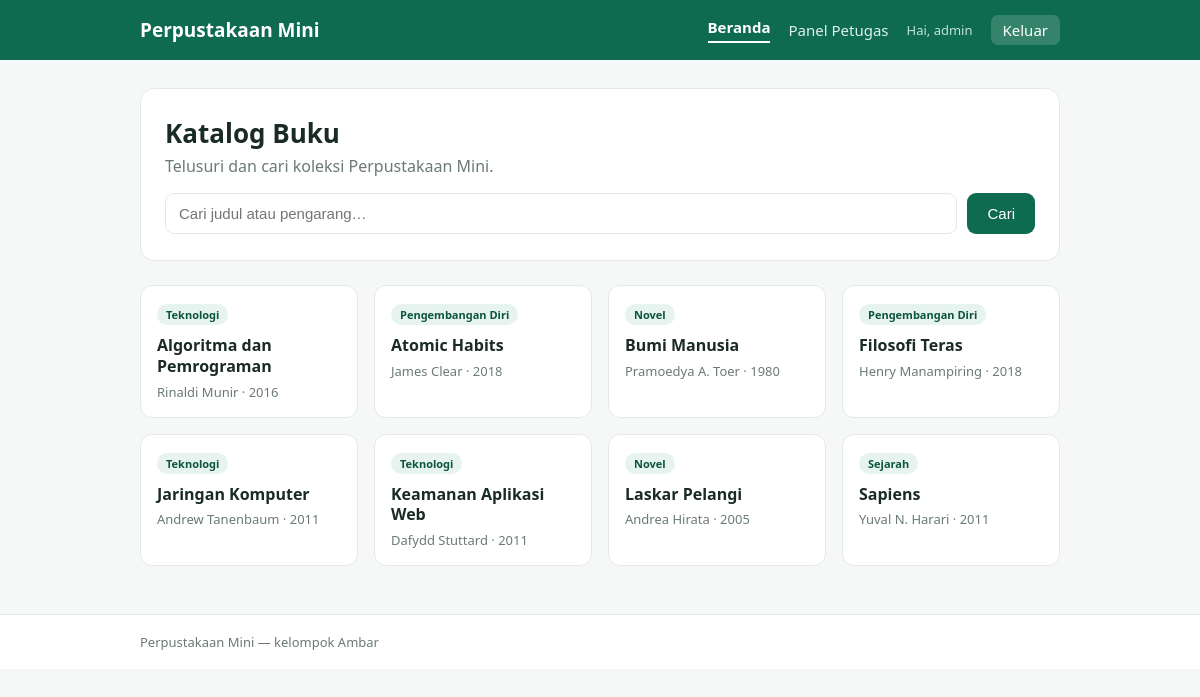
The page / (signed in) on the database its author committed.
### tables this page shows
CREATE TABLE books (
    id        INT AUTO_INCREMENT PRIMARY KEY,
    judul     VARCHAR(120) NOT NULL,
    pengarang VARCHAR(80)  NOT NULL,
    tahun     INT          NOT NULL,
    kategori  VARCHAR(40)  NOT NULL
);

### index.php (the view, shortened to what this page needs)
<?php
require __DIR__ . '/config/db.php';
require __DIR__ . '/includes/layout.php';
$q = $_GET['q'] ?? '';
$rows = [];
if ($q !== '') {
    $sql = "SELECT judul, pengarang, tahun, kategori FROM books
            WHERE judul LIKE '%$q%' OR pengarang LIKE '%$q%' ORDER BY judul";
    $res = mysqli_query($conn, $sql);
    if ($res === false) {
        $err = 'Terjadi kesalahan: ' . mysqli_error($conn);
    } else {
        while ($r = mysqli_fetch_assoc($res)) $rows[] = $r;
    }
} else {
    $res = mysqli_query($conn, "SELECT judul, pengarang, tahun, kategori FROM books ORDER BY judul");
    while ($r = mysqli_fetch_assoc($res)) $rows[] = $r;
}
?>
<section class="hero">
  <h1>Katalog Buku</h1>
  <p>Telusuri dan cari koleksi Perpustakaan Mini.</p>
  <form class="search" method="get">
    <input name="q" placeholder="Cari judul atau pengarang…" value="<?= htmlspecialchars($q) ?>">
    <button type="submit">Cari</button>
  </form>
</section>
<div class="grid">
<?php foreach ($rows as $r): ?>
  <article class="book">
    <span class="cat"><?= htmlspecialchars($r['kategori']) ?></span>
    <h3><?= htmlspecialchars($r['judul']) ?></h3>
    <p class="by"><?= htmlspecialchars($r['pengarang']) ?> · <?= htmlspecialchars($r['tahun']) ?></p>
  </article>
<?php endforeach; ?>
</div>

### includes/layout.php (style rules this page uses)
:root { --hijau:#0f6b4f;--hijau2:#0b5540;--tinta:#1a2b26;--abu:#6b7a75;--garis:#e4e9e7;--bg:#f6f8f7 }
* { box-sizing:border-box }
body { margin:0;font-family:system-ui,Segoe UI,Arial,sans-serif;color:var(--tinta);background:var(--bg) }
.hero { background:#fff;border:1px solid var(--garis);border-radius:14px;padding:26px 24px;margin-bottom:24px }
.hero h1 { margin:0 0 4px;font-size:26px }
.hero p { margin:0 0 16px;color:var(--abu) }
.search { display:flex;gap:10px }
.search input { flex:1;padding:12px 14px;border:1px solid var(--garis);border-radius:9px;font-size:15px }
.search button,.btn { background:var(--hijau);color:#fff;border:0;border-radius:9px;padding:12px 20px;font-size:15px;cursor:pointer }
.grid { display:grid;grid-template-columns:repeat(auto-fill,minmax(210px,1fr));gap:16px;margin-top:8px }
.book { background:#fff;border:1px solid var(--garis);border-radius:12px;padding:16px;transition:box-shadow .15s }
.book .cat { display:inline-block;background:#e7f3ee;color:var(--hijau2);font-size:11px;font-weight:700;padding:3px 9px;border-radius:999px;margin-bottom:10px }
.book h3 { margin:0 0 6px;font-size:16px;line-height:1.3 }
.book .by { margin:0;color:var(--abu);font-size:13px }
input[type=text],input[type=password],input:not([type]) { width:100%;padding:11px 13px;border:1px solid var(--garis);border-radius:9px;font-size:15px }

### rows shown on the page
books: kategori "Teknologi", judul "Algoritma dan Pemrograman", pengarang "Rinaldi Munir", tahun "2016"
books: kategori "Pengembangan Diri", judul "Atomic Habits", pengarang "James Clear", tahun "2018"
books: kategori "Novel", judul "Bumi Manusia", pengarang "Pramoedya A. Toer", tahun "1980"
books: kategori "Pengembangan Diri", judul "Filosofi Teras", pengarang "Henry Manampiring", tahun "2018"
books: kategori "Teknologi", judul "Jaringan Komputer", pengarang "Andrew Tanenbaum", tahun "2011"
books: kategori "Teknologi", judul "Keamanan Aplikasi Web", pengarang "Dafydd Stuttard", tahun "2011"
books: kategori "Novel", judul "Laskar Pelangi", pengarang "Andrea Hirata", tahun "2005"
books: kategori "Sejarah", judul "Sapiens", pengarang "Yuval N. Harari", tahun "2011"

### other values the page prints
$user "admin"
